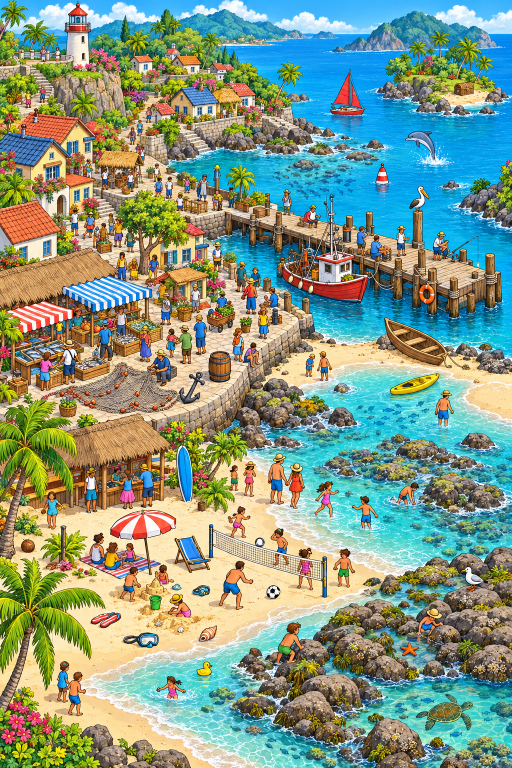
#> input picture assets/scenarios/beach_2.png, 1024 x 1536 px (shown at 1/2 size); its folder holds 4 pictures in this run
$ python make_store_assets.py ../assets/scenarios/beach_1.png ../assets/scenarios/beach_2.png
#> lines starting #> are read from the running program, lines starting #| are printed output that depends on the picture
"""Builds the Play Store graphics from the rendered screens and the game art.

Dev-only helper (Python 3 + Pillow). It writes into store/assets/:
  screens/*.png        1080x1920 RGB, from the PNGs of tools/render_store_shots.gd
  icon_512.png         512x512, from icon.svg rendered by Godot as icon_raw.png
  feature_1024x500.png 1024x500 feature graphic

Usage, from the repo root:
    python tools/make_store_assets.py <folder with the rendered PNGs> <icon_raw.png>
"""
import math
import sys
from pathlib import Path

from PIL import Image, ImageDraw, ImageFilter, ImageFont

REPO = Path(__file__).resolve().parent.parent
OUT = REPO / "store" / "assets"
FONT = REPO / "assets" / "fonts" / "fredoka" / "Fredoka.ttf"

SKY = (96, 204, 244)
MINT = (184, 238, 224)
INK = (24, 43, 88)
BLUE = (37, 107, 227)
PINK = (236, 56, 115)


def screens(folder: Path) -> None:
    target = OUT / "screens"
    target.mkdir(parents=True, exist_ok=True)
    for old in target.glob("*.png"):
        old.unlink()
    for path in sorted(folder.glob("*.png")):
        image = Image.open(path).convert("RGB")
        if image.size != (1080, 1920):
            image = image.resize((1080, 1920), Image.LANCZOS)
        image.save(target / path.name, optimize=True)
        print("screen", path.name, image.size)


def icon(raw: Path) -> None:
    image = Image.open(raw).convert("RGBA").resize((512, 512), Image.LANCZOS)
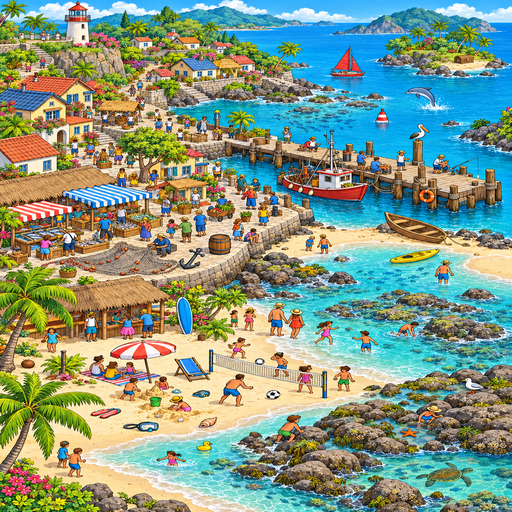
#> image: PIL image 512x512 RGBA; mean R, G, B, A 132.2, 154, 134.1, 255
    image.save(OUT / "icon_512.png", optimize=True)
    print("icon", image.size)
#| icon (512, 512)


def vertical_gradient(size, top, bottom) -> Image.Image:
#> called with size = (1024, 500), top = (96, 204, 244), bottom = (184, 238, 224)
    width, height = size
    image = Image.new("RGB", size)
#> image: PIL image 1024x500 RGB; every value is 0
    pixels = image.load()
    for y in range(height):
        t = y / max(height - 1, 1)
        colour = tuple(round(top[i] + (bottom[i] - top[i]) * t) for i in range(3))
        for x in range(width):
            pixels[x, y] = colour
    return image


def polaroid(picture: Image.Image, side: int, angle: float) -> Image.Image:
    """A square picture with a white border and a soft shadow, rotated."""
    border = max(side // 24, 6)
    photo = picture.convert("RGB").resize((side, side), Image.LANCZOS)
    card = Image.new("RGBA", (side + 2 * border, side + 2 * border), (255, 255, 255, 255))
    mask = Image.new("L", card.size, 0)
    ImageDraw.Draw(mask).rounded_rectangle((0, 0, card.width - 1, card.height - 1), radius=border * 2, fill=255)
    card.paste(photo, (border, border))
    card.putalpha(mask)

    pad = 40
    canvas = Image.new("RGBA", (card.width + 2 * pad, card.height + 2 * pad), (0, 0, 0, 0))
    shadow = Image.new("RGBA", canvas.size, (0, 0, 0, 0))
    shadow.paste((0, 0, 0, 110), (pad + 6, pad + 12), mask)
    canvas.alpha_composite(shadow.filter(ImageFilter.GaussianBlur(10)))
    canvas.alpha_composite(card, (pad, pad))
    return canvas.rotate(angle, resample=Image.BICUBIC, expand=True)


def scene_crop(name: str) -> Image.Image:
    image = Image.open(REPO / "assets" / "scenarios" / f"{name}.png").convert("RGB")
    side = min(image.size)
    left = (image.width - side) // 2
    top = int(image.height * 0.12)
    return image.crop((left, top, left + side, top + side))


def outlined_text(draw: ImageDraw.ImageDraw, position, text, font, fill) -> None:
    draw.text(position, text, font=font, fill=fill, stroke_width=9, stroke_fill=(255, 255, 255))


def feature_graphic() -> None:
    width, height = 1024, 500
    canvas = vertical_gradient((width, height), SKY, MINT).convert("RGBA")
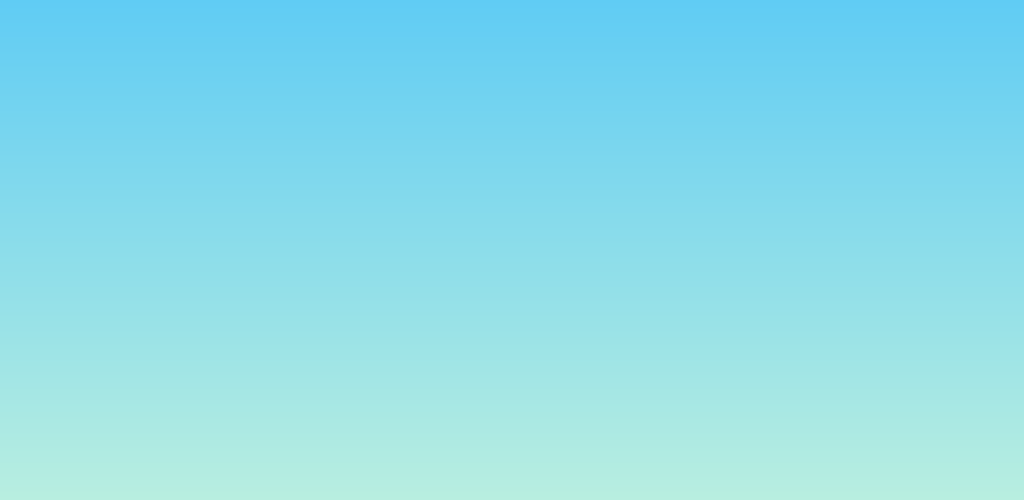
#> canvas: PIL image 1024x500 RGBA; mean R, G, B, A 140, 221, 234, 255

    # Soft circles, like the backdrop of the game.
    circles = Image.new("RGBA", canvas.size, (0, 0, 0, 0))
#> circles: PIL image 1024x500 RGBA; every value is 0
    draw = ImageDraw.Draw(circles)
    for cx, cy, radius in [(90, 60, 110), (520, 470, 130), (960, 40, 90), (330, 250, 70)]:
        draw.ellipse((cx - radius, cy - radius, cx + radius, cy + radius), fill=(255, 255, 255, 60))
    canvas.alpha_composite(circles)
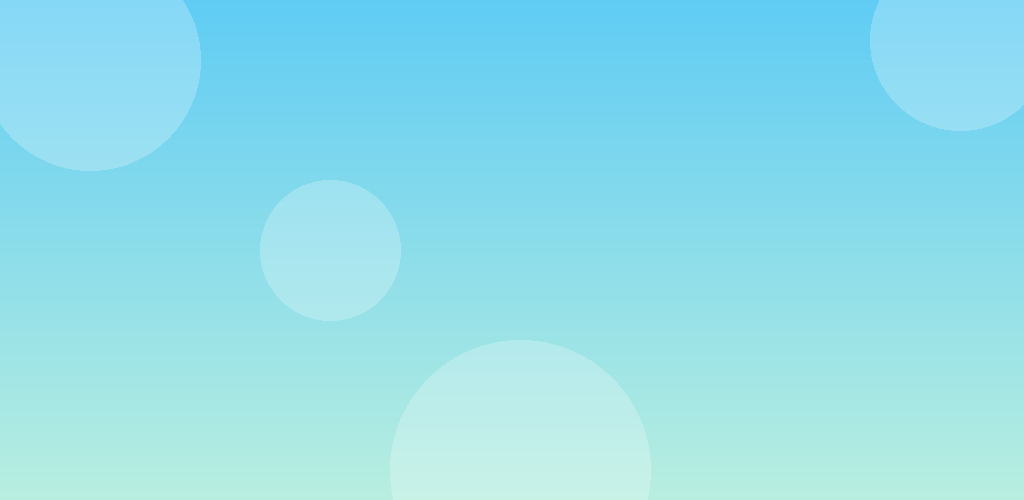
#> canvas: PIL image 1024x500 RGBA; mean R, G, B, A 145.4, 222.6, 234.9, 255

    # Three tilted pictures on the right.
    for name, side, angle, position in [
        ("space_1", 250, 9, (700, 120)),
        ("city_1", 270, -7, (590, 20)),
        ("beach_1", 300, 4, (640, 150)),
    ]:
        card = polaroid(scene_crop(name), side, angle)
        canvas.alpha_composite(card, position)

    font_big = ImageFont.truetype(str(FONT), 112)
    font_small = ImageFont.truetype(str(FONT), 42)
    # Fredoka's axes are [weight, width]: bold, normal width.
    font_big.set_variation_by_axes([700, 100])
    font_small.set_variation_by_axes([600, 100])
    text = ImageDraw.Draw(canvas)
    outlined_text(text, (44, 60), "Ojos", font_big, BLUE)
    outlined_text(text, (44, 172), "Curiosos", font_big, PINK)
    text.text((52, 330), "Encuentra objetos escondidos", font=font_small, fill=INK)
    text.text((52, 382), "¡Solo o por wifi!", font=font_small, fill=INK)

    canvas.convert("RGB").save(OUT / "feature_1024x500.png", optimize=True)
    print("feature", canvas.size)


def main() -> None:
    OUT.mkdir(parents=True, exist_ok=True)
    screens(Path(sys.argv[1]))
    icon(Path(sys.argv[2]))
    feature_graphic()


if __name__ == "__main__":
#> (the run stopped early here; a loop or call above may not have finished)

$ run again, on assets/scenarios/farm_1.png
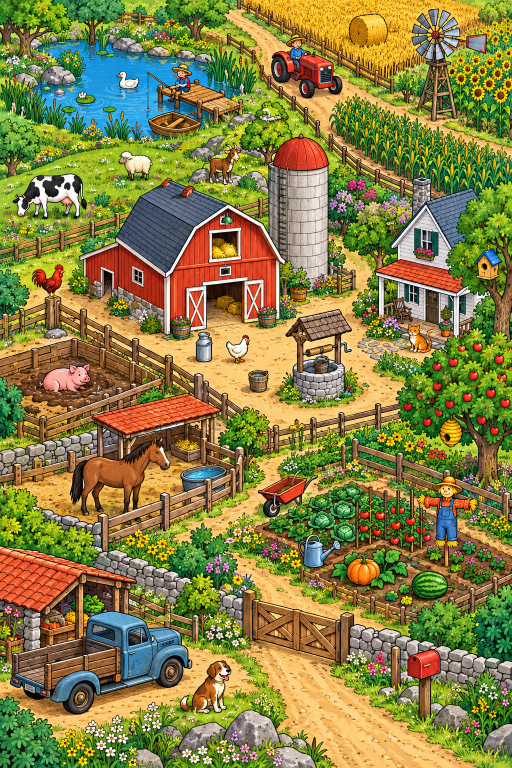
#> input picture assets/scenarios/farm_1.png, 1024 x 1536 px (shown at 1/2 size)
#> in icon, `image = Image.open(raw).convert("RGBA").resize((512, 512), Image.LANCZ..`:
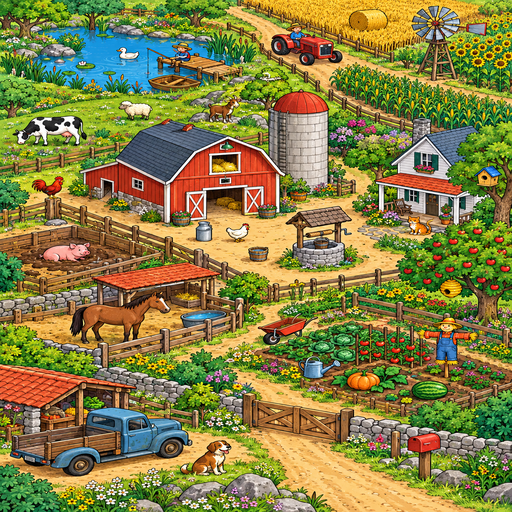
#> image: PIL image 512x512 RGBA; mean R, G, B, A 135.2, 128.4, 68.5, 255
#| icon (512, 512)

$ run again, on assets/scenarios/forest_2.png
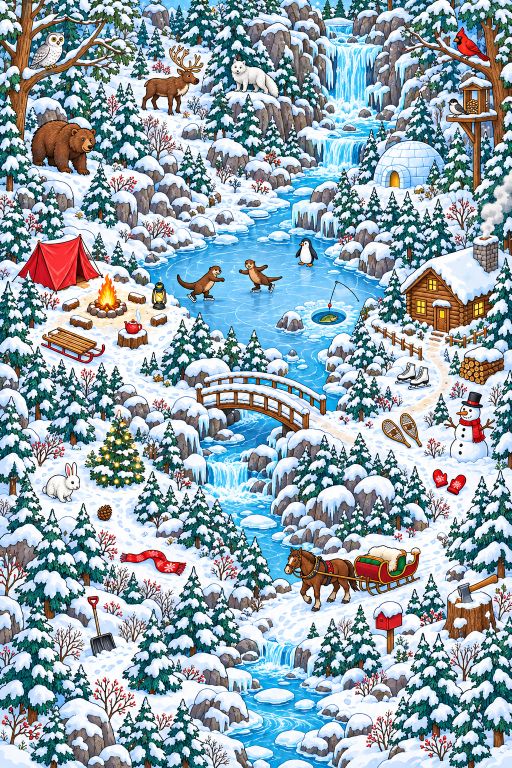
#> input picture assets/scenarios/forest_2.png, 1024 x 1536 px (shown at 1/2 size)
#> in icon, `image = Image.open(raw).convert("RGBA").resize((512, 512), Image.LANCZ..`:
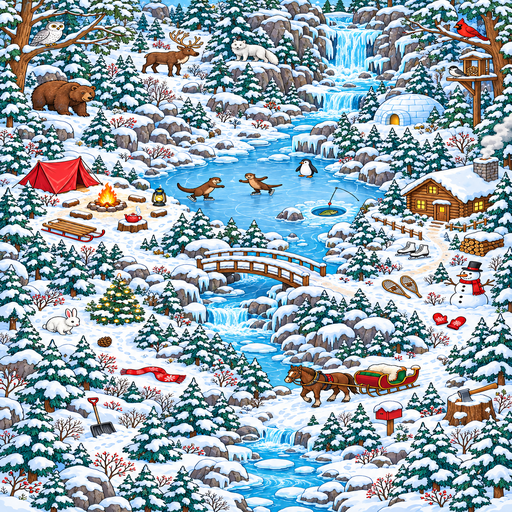
#> image: PIL image 512x512 RGBA; mean R, G, B, A 148.5, 166.8, 175.8, 255
#| icon (512, 512)

$ run again, on assets/scenarios/park_2.png
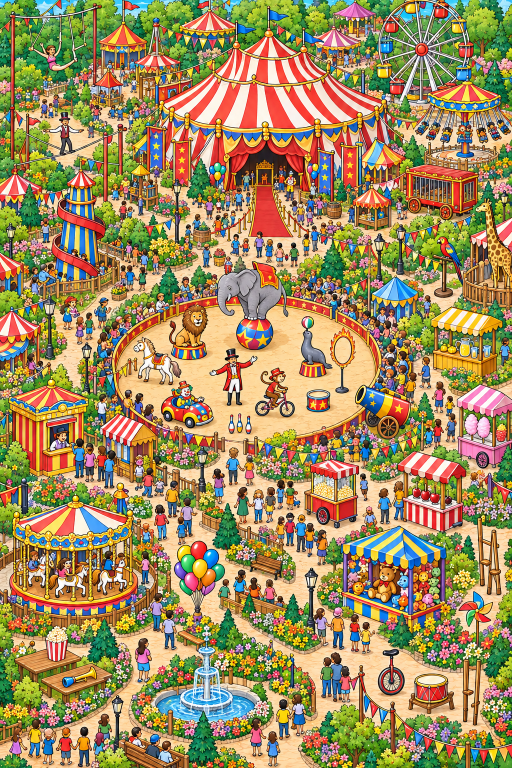
#> input picture assets/scenarios/park_2.png, 1024 x 1536 px (shown at 1/2 size)
#> in icon, `image = Image.open(raw).convert("RGBA").resize((512, 512), Image.LANCZ..`:
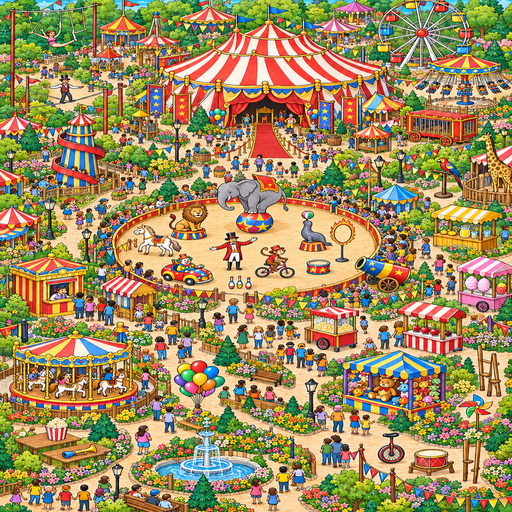
#> image: PIL image 512x512 RGBA; mean R, G, B, A 160.2, 140.1, 95.6, 255
#| icon (512, 512)

$ run again, on assets/scenarios/beach_1.png
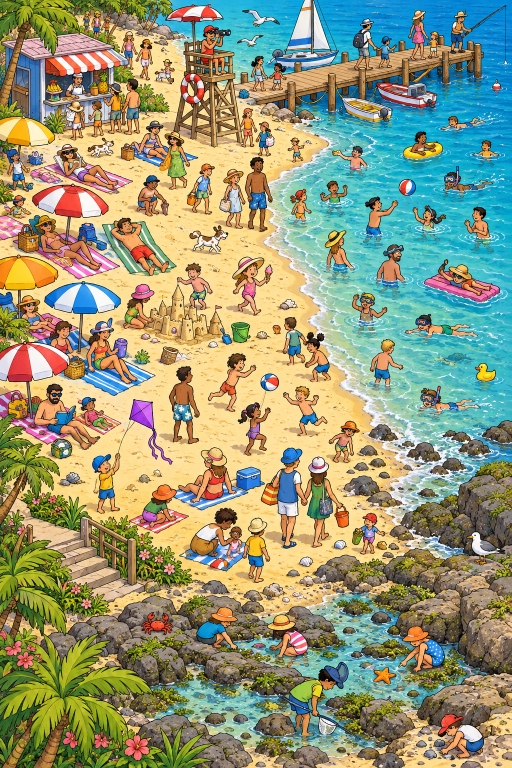
#> input picture assets/scenarios/beach_1.png, 1024 x 1536 px (shown at 1/2 size)
#> in icon, `image = Image.open(raw).convert("RGBA").resize((512, 512), Image.LANCZ..`:
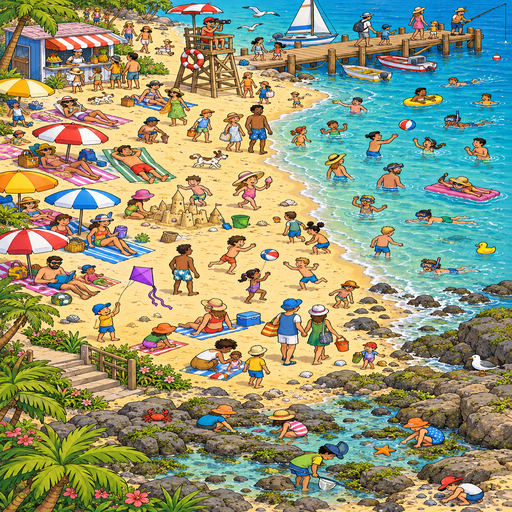
#> image: PIL image 512x512 RGBA; mean R, G, B, A 148.9, 153.2, 120.9, 255
#| icon (512, 512)
